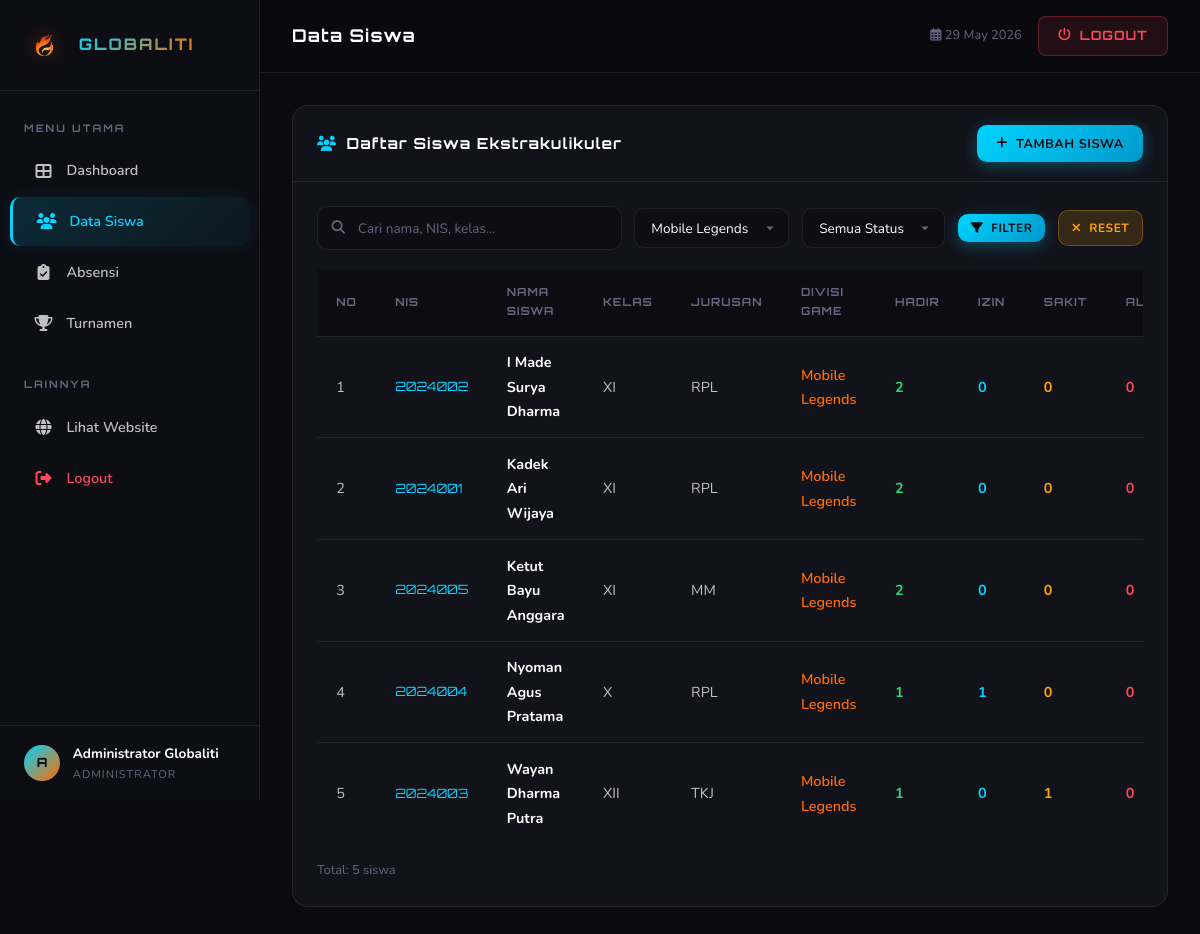
The app's page /admin/siswa.php?divisi=Mobile Legends (signed in) with its own data.
### tables this page shows
CREATE TABLE `siswa` (
  `id` INT AUTO_INCREMENT PRIMARY KEY,
  `nis` VARCHAR(20) NOT NULL UNIQUE,
  `nama` VARCHAR(100) NOT NULL,
  `kelas` VARCHAR(20) NOT NULL,
  `jurusan` VARCHAR(50) NOT NULL,
  `no_hp` VARCHAR(20) DEFAULT NULL,
  `game_divisi` ENUM('Mobile Legends','PUBG Mobile','Free Fire','Valorant') NOT NULL,
  `status` ENUM('Aktif','Nonaktif') DEFAULT 'Aktif',
  `created_at` TIMESTAMP DEFAULT CURRENT_TIMESTAMP
);

### admin/siswa.php (the view, shortened to what this page needs)
<?php
require_once 'config/database.php';
$search = $_GET['search'] ?? '';
$filterDivisi = $_GET['divisi'] ?? '';
$filterStatus = $_GET['status'] ?? '';
$sql = "SELECT s.*,
    (SELECT COUNT(*) FROM absensi a WHERE a.siswa_id = s.id AND a.status = 'Hadir') AS hadir_count,
    (SELECT COUNT(*) FROM absensi a WHERE a.siswa_id = s.id AND a.status = 'Izin') AS izin_count,
    (SELECT COUNT(*) FROM absensi a WHERE a.siswa_id = s.id AND a.status = 'Sakit') AS sakit_count,
    (SELECT COUNT(*) FROM absensi a WHERE a.siswa_id = s.id AND a.status = 'Alpha') AS alpha_count
    FROM siswa s WHERE 1=1";
$params = [];
if ($filterDivisi) {
    $sql .= " AND game_divisi = ?";
    $params[] = $filterDivisi;
}
$sql .= " ORDER BY nama ASC";
$stmt = $pdo->prepare($sql);
$stmt->execute($params);
$students = $stmt->fetchAll();
require_once 'includes/header.php';
?>
<div class="card">
    <div class="card-header">
        <h3><i class="fas fa-users" style="color:var(--accent-cyan)"></i> Daftar Siswa Ekstrakulikuler</h3>
        <button class="btn btn-primary" data-modal="modalTambahSiswa"><i class="fas fa-plus"></i> Tambah Siswa</button>
    </div>
    <div class="card-body">
        <form method="GET" class="toolbar" style="margin-bottom:1.2rem;">
            <div class="search-box">
                <i class="fas fa-search"></i>
                <input id="searchInput" type="text" name="search" placeholder="Cari nama, NIS, kelas..." value="<?= htmlspecialchars($search) ?>">
            </div>
            <select name="divisi" class="filter-select">
                <option value="Mobile Legends" <?= $filterDivisi === 'Mobile Legends' ? 'selected' : '' ?>>Mobile Legends</option>
            </select>
            <select name="status" class="filter-select">
                <option value="">Semua Status</option>
            </select>
            <button type="submit" class="btn btn-primary btn-sm"><i class="fas fa-filter"></i> Filter</button>
            <?php if ($search || $filterDivisi || $filterStatus): ?>
                <a href="siswa.php" class="btn btn-warning btn-sm"><i class="fas fa-times"></i> Reset</a>
            <?php endif; ?>
        </form>
        <div class="table-responsive">
            <table>
                <thead>
                    <tr>
                        <th>No</th>
                        <th>NIS</th>
                        <th>Nama Siswa</th>
                        <th>Kelas</th>
                        <th>Jurusan</th>
                        <th>Divisi Game</th>
                        <th>Hadir</th>
                        <th>Izin</th>
                        <th>Sakit</th>
                        <th>Alpha</th>
                    </tr>
                </thead>
                <tbody>
                    <?php if (empty($students)): ?>
                        <tr><td colspan="13"><div class="empty-state"><i class="fas fa-inbox"></i><p>Belum ada data siswa</p></div></td></tr>
                    <?php else: ?>
                        <?php foreach ($students as $i => $s): ?>
                        <tr>
                            <td><?= $i + 1 ?></td>
                            <td style="font-family:'Orbitron',sans-serif; font-size:0.8rem; color:var(--accent-cyan)"><?= htmlspecialchars($s['nis']) ?></td>
                            <td style="font-weight:700; color:var(--text-primary)"><?= htmlspecialchars($s['nama']) ?></td>
                            <td><?= htmlspecialchars($s['kelas']) ?></td>
                            <td><?= htmlspecialchars($s['jurusan']) ?></td>
                            <td><span style="color:var(--accent-orange); font-weight:600"><?= htmlspecialchars($s['game_divisi']) ?></span></td>
                            <td><span style="color:var(--success); font-weight:700"><?= $s['hadir_count'] ?></span></td>
                            <td><span style="color:var(--info); font-weight:700"><?= $s['izin_count'] ?></span></td>
                            <td><span style="color:var(--warning); font-weight:700"><?= $s['sakit_count'] ?></span></td>
                            <td><span style="color:var(--danger); font-weight:700"><?= $s['alpha_count'] ?></span></td>
                        </tr>
                        <?php endforeach; ?>
                    <?php endif; ?>
                </tbody>
            </table>
        </div>
        <div style="margin-top:1rem; color:var(--text-muted); font-size:0.8rem;">
            Total: <?= count($students) ?> siswa
        </div>
    </div>
</div>
<?php require_once 'includes/footer.php'; ?>

### admin/css/admin.css (style rules this page uses)
:root { --bg-dark: #0A0A0F; --bg-card: #12121A; --bg-card-hover: #1A1A28; --bg-sidebar: #0D0D14; --accent-cyan: #00D4FF; --accent-orange: #FF6B00; --accent-cyan-glow: rgba(0,212,255,0.3); --accent-orange-glow: rgba(255,107,0,0.3); --text-primary: #FFFFFF; --text-secondary: #C0C0C0; --text-muted: #666680; --border-color: rgba(255,255,255,0.08); --glass-bg: rgba(18,18,26,0.7); --glass-border: rgba(255,255,255,0.1); --success: #2ED573; --warning: #FFA502; --danger: #FF4757; --info: #00D4FF; --sidebar-width: 260px; }
* { margin:0; padding:0; box-sizing:border-box; }
html { scroll-behavior:smooth; }
body { font-family:'Nunito',sans-serif; background:var(--bg-dark); color:var(--text-primary); overflow-x:hidden; line-height:1.7; min-height:100vh; }
a { text-decoration:none; color:inherit; }
.card { background:var(--bg-card); border:1px solid var(--border-color); border-radius:16px; overflow:hidden; margin-bottom:1.5rem; }
.card-header { padding:1.2rem 1.5rem; border-bottom:1px solid var(--border-color); display:flex; align-items:center; justify-content:space-between; flex-wrap:wrap; gap:0.8rem; }
.card-header h3 { font-family:'Orbitron',sans-serif; font-size:0.95rem; font-weight:700; letter-spacing:1px; display:flex; align-items:center; gap:0.6rem; }
.card-body { padding:1.5rem; }
.table-responsive { overflow-x:auto; }
table { width:100%; border-collapse:collapse; }
table thead th { padding:0.9rem 1.2rem; text-align:left; font-family:'Orbitron',sans-serif; font-size:0.7rem; font-weight:700; color:var(--text-muted); text-transform:uppercase; letter-spacing:1px; background:rgba(0,0,0,0.3); border-bottom:1px solid var(--border-color); }
table tbody td { padding:0.85rem 1.2rem; border-bottom:1px solid var(--border-color); font-size:0.9rem; color:var(--text-secondary); }
table tbody tr { transition:background 0.2s; }
table tbody tr:last-child td { border-bottom:none; }
.btn { display:inline-flex; align-items:center; gap:0.5rem; padding:0.6rem 1.2rem; border-radius:10px; font-weight:700; font-size:0.8rem; cursor:pointer; transition:all 0.3s; border:none; font-family:'Nunito',sans-serif; text-transform:uppercase; letter-spacing:0.5px; }
.btn-primary { background:linear-gradient(135deg,var(--accent-cyan),#0099cc); color:var(--bg-dark); box-shadow:0 4px 15px var(--accent-cyan-glow); }
.btn-warning { background:rgba(255,165,2,0.15); color:var(--warning); border:1px solid rgba(255,165,2,0.3); }
.btn-sm { padding:0.4rem 0.8rem; font-size:0.75rem; }
.toolbar { display:flex; align-items:center; gap:0.8rem; flex-wrap:wrap; }
.search-box { position:relative; flex:1; min-width:200px; }
.search-box input { width:100%; padding:0.7rem 1rem 0.7rem 2.5rem; background:rgba(10,10,15,0.6); border:1px solid var(--border-color); border-radius:10px; color:var(--text-primary); font-size:0.85rem; outline:none; transition:all 0.3s; font-family:'Nunito',sans-serif; }
.search-box input::placeholder { color:var(--text-muted); }
.search-box i { position:absolute; left:0.9rem; top:50%; transform:translateY(-50%); color:var(--text-muted); font-size:0.85rem; }
.filter-select { padding:0.7rem 2.5rem 0.7rem 1rem; background:rgba(10,10,15,0.6); border:1px solid var(--border-color); border-radius:10px; color:var(--text-primary); font-size:0.85rem; outline:none; cursor:pointer; font-family:'Nunito',sans-serif; appearance:none; background-repeat:no-repeat; background-position:right 0.8rem center; }
.filter-select option { background:var(--bg-card); }

### records on screen
siswa: nis "2024002", nama "I Made Surya Dharma", kelas "XI", jurusan "RPL", game_divisi "Mobile Legends", hadir_count "2", izin_count "0", sakit_count "0", alpha_count "0"
siswa: nis "2024001", nama "Kadek Ari Wijaya", kelas "XI", jurusan "RPL", game_divisi "Mobile Legends", hadir_count "2", izin_count "0", sakit_count "0", alpha_count "0"
siswa: nis "2024005", nama "Ketut Bayu Anggara", kelas "XI", jurusan "MM", game_divisi "Mobile Legends", hadir_count "2", izin_count "0", sakit_count "0", alpha_count "0"
siswa: nis "2024004", nama "Nyoman Agus Pratama", kelas "X", jurusan "RPL", game_divisi "Mobile Legends", hadir_count "1", izin_count "1", sakit_count "0", alpha_count "0"
siswa: nis "2024003", nama "Wayan Dharma Putra", kelas "XII", jurusan "TKJ", game_divisi "Mobile Legends", hadir_count "1", izin_count "0", sakit_count "1", alpha_count "0"

### other values on screen
$adminInitial "A"
$adminNama "Administrator Globaliti"
$pageTitle "Data Siswa"
count($students) "5"
